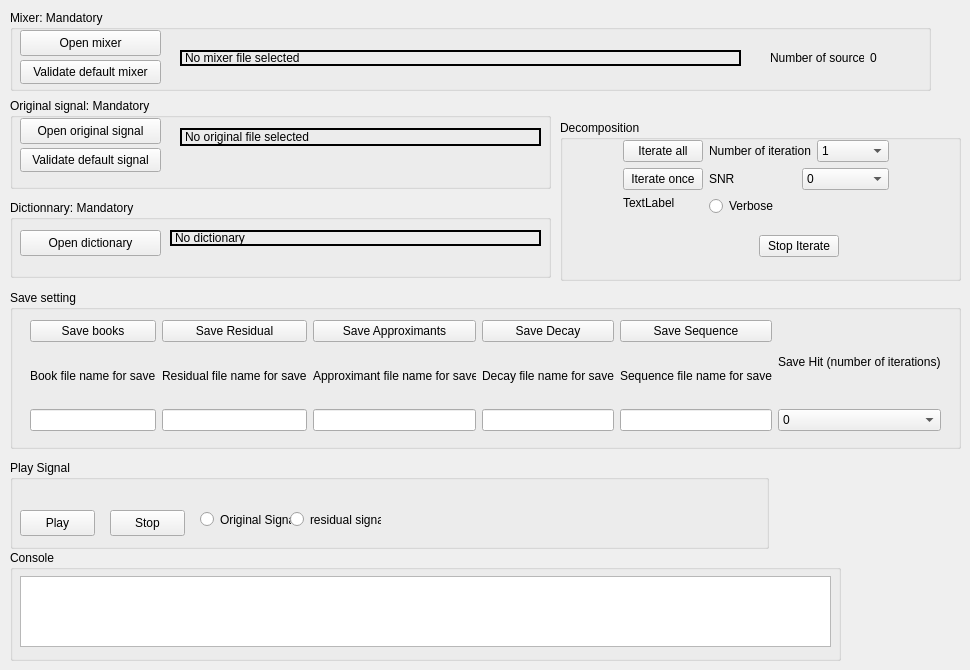
       <widget class="QWidget" name="tab2" >
        <attribute name="title" >
         <string>MPD Demix</string>
        </attribute>
        <widget class="QGroupBox" name="groupBox_8" >
         <property name="geometry" >
          <rect>
           <x>10</x>
           <y>550</y>
           <width>831</width>
           <height>111</height>
          </rect>
         </property>
         <property name="title" >
          <string>Console</string>
         </property>
         <widget class="QTextEdit" name="textEditConsolDemix" >
          <property name="geometry" >
           <rect>
            <x>10</x>
            <y>26</y>
            <width>811</width>
            <height>71</height>
           </rect>
          </property>
         </widget>
        </widget>
        <widget class="QWidget" name="verticalLayout_6" >
         <property name="geometry" >
          <rect>
           <x>560</x>
           <y>120</y>
           <width>401</width>
           <height>161</height>
          </rect>
         </property>
         <layout class="QVBoxLayout" >
          <item>
           <widget class="QGroupBox" name="groupBox_9" >
            <property name="title" >
             <string>Decomposition</string>
            </property>
            <widget class="QWidget" name="horizontalLayout_3" >
             <property name="geometry" >
              <rect>
               <x>0</x>
               <y>20</y>
               <width>391</width>
               <height>117</height>
              </rect>
             </property>
             <layout class="QHBoxLayout" >
              <item>
               <spacer>
                <property name="orientation" >
                 <enum>Qt::Horizontal</enum>
                </property>
                <property name="sizeHint" >
                 <size>
                  <width>40</width>
                  <height>20</height>
                 </size>
                </property>
               </spacer>
              </item>
              <item>
               <layout class="QVBoxLayout" >
                <item>
                 <widget class="QPushButton" name="pushButtonIterateAllDemix" >
                  <property name="text" >
                   <string>Iterate all</string>
                  </property>
                 </widget>
                </item>
                <item>
                 <widget class="QPushButton" name="pushButtonIterateOnceDemix" >
                  <property name="text" >
                   <string>Iterate once</string>
                  </property>
                 </widget>
                </item>
                <item>
                 <widget class="QLabel" name="label_progressDemix" >
                  <property name="text" >
                   <string>TextLabel</string>
                  </property>
                 </widget>
                </item>
                <item>
                 <spacer>
                  <property name="orientation" >
                   <enum>Qt::Vertical</enum>
                  </property>
                  <property name="sizeHint" >
                   <size>
                    <width>20</width>
                    <height>40</height>
                   </size>
                  </property>
                 </spacer>
                </item>
               </layout>
              </item>
              <item>
               <layout class="QVBoxLayout" >
                <item>
                 <layout class="QHBoxLayout" >
                  <item>
                   <widget class="QLabel" name="label_7" >
                    <property name="text" >
                     <string>Number of iteration</string>
                    </property>
                   </widget>
                  </item>
                  <item>
                   <widget class="QComboBox" name="comboBoxNumIterDemix" >
                    <item>
                     <property name="text" >
                      <string>1</string>
                     </property>
                    </item>
                    <item>
                     <property name="text" >
                      <string>5</string>
                     </property>
                    </item>
                    <item>
                     <property name="text" >
                      <string>10</string>
                     </property>
                    </item>
                    <item>
                     <property name="text" >
                      <string>20</string>
                     </property>
                    </item>
                    <item>
                     <property name="text" >
                      <string>50</string>
                     </property>
                    </item>
                    <item>
                     <property name="text" >
                      <string>100</string>
                     </property>
                    </item>
                    <item>
                     <property name="text" >
                      <string>200</string>
                     </property>
                    </item>
                    <item>
                     <property name="text" >
                      <string>500</string>
                     </property>
                    </item>
                    <item>
                     <property name="text" >
                      <string>1000</string>
                     </property>
                    </item>
                    <item>
                     <property name="text" >
                      <string>5000</string>
                     </property>
                    </item>
                    <item>
                     <property name="text" >
                      <string>10000</string>
                     </property>
                    </item>
                    <item>
                     <property name="text" >
                      <string>50000</string>
                     </property>
                    </item>
                    <item>
                     <property name="text" >
                      <string>100000</string>
                     </property>
                    </item>
                   </widget>
                  </item>
                 </layout>
                </item>
                <item>
                 <layout class="QHBoxLayout" >
                  <item>
                   <widget class="QLabel" name="label_8" >
                    <property name="text" >
                     <string>SNR</string>
                    </property>
                   </widget>
                  </item>
                  <item>
                   <widget class="QComboBox" name="comboBoxSnrDemix" >
                    <item>
                     <property name="text" >
                      <string>0</string>
                     </property>
                    </item>
                    <item>
                     <property name="text" >
                      <string>5</string>
                     </property>
                    </item>
                    <item>
                     <property name="text" >
                      <string>10</string>
                     </property>
                    </item>
                    <item>
                     <property name="text" >
                      <string>15</string>
                     </property>
                    </item>
                    <item>
                     <property name="text" >
                      <string>20</string>
                     </property>
                    </item>
                    <item>
                     <property name="text" >
                      <string>25</string>
                     </property>
                    </item>
                    <item>
                     <property name="text" >
                      <string>30</string>
                     </property>
                    </item>
                    <item>
                     <property name="text" >
                      <string>45</string>
                     </property>
                    </item>
                    <item>
                     <property name="text" >
                      <string>50</string>
                     </property>
                    </item>
                    <item>
                     <property name="text" >
                      <string>60</string>
                     </property>
                    </item>
                    <item>
                     <property name="text" >
                      <string>80</string>
                     </property>
                    </item>
                    <item>
                     <property name="text" >
                      <string>90</string>
                     </property>
                    </item>
                    <item>
                     <property name="text" >
                      <string>100</string>
                     </property>
                    </item>
                   </widget>
                  </item>
                 </layout>
                </item>
                <item>
                 <widget class="QRadioButton" name="radioButtonVerboseDemix" >
                  <property name="text" >
                   <string>Verbose</string>
                  </property>
                 </widget>
                </item>
                <item>
                 <spacer>
                  <property name="orientation" >
                   <enum>Qt::Vertical</enum>
                  </property>
                  <property name="sizeHint" >
                   <size>
                    <width>20</width>
                    <height>40</height>
                   </size>
                  </property>
                 </spacer>
                </item>
                <item>
                 <layout class="QHBoxLayout" >
                  <item>
                   <spacer>
                    <property name="orientation" >
                     <enum>Qt::Horizontal</enum>
                    </property>
                    <property name="sizeHint" >
                     <size>
                      <width>40</width>
                      <height>20</height>
                     </size>
                    </property>
                   </spacer>
                  </item>
                  <item>
                   <widget class="QPushButton" name="pushButtonStopIterateDemix" >
                    <property name="text" >
                     <string>Stop Iterate</string>
                    </property>
                   </widget>
                  </item>
                  <item>
                   <spacer>
                    <property name="orientation" >
                     <enum>Qt::Horizontal</enum>
                    </property>
                    <property name="sizeHint" >
                     <size>
                      <width>40</width>
                      <height>20</height>
                     </size>
                    </property>
                   </spacer>
                  </item>
                 </layout>
                </item>
               </layout>
              </item>
              <item>
               <spacer>
                <property name="orientation" >
                 <enum>Qt::Horizontal</enum>
                </property>
                <property name="sizeHint" >
                 <size>
                  <width>40</width>
                  <height>20</height>
                 </size>
                </property>
               </spacer>
              </item>
             </layout>
            </widget>
           </widget>
          </item>
         </layout>
        </widget>
        <widget class="QGroupBox" name="groupBox_10" >
         <property name="geometry" >
          <rect>
           <x>10</x>
           <y>10</y>
           <width>921</width>
           <height>81</height>
          </rect>
         </property>
         <property name="title" >
          <string>Mixer: Mandatory</string>
         </property>
         <widget class="QPushButton" name="btnOpenMixer" >
          <property name="geometry" >
           <rect>
            <x>10</x>
            <y>20</y>
            <width>141</width>
            <height>26</height>
           </rect>
          </property>
          <property name="toolTip" >
           <string>open</string>
          </property>
          <property name="text" >
           <string>Open mixer</string>
          </property>
          <property name="icon" >
           <iconset resource="mptkgui.qrc" >:/resouces/open.xpm</iconset>
          </property>
          <property name="checkable" >
           <bool>false</bool>
          </property>
          <property name="flat" >
           <bool>false</bool>
          </property>
         </widget>
         <widget class="QWidget" native="1" name="widget_5" >
          <property name="geometry" >
           <rect>
            <x>160</x>
            <y>30</y>
            <width>581</width>
            <height>31</height>
           </rect>
          </property>
          <property name="autoFillBackground" >
           <bool>false</bool>
          </property>
          <widget class="QLabel" name="labelMixer" >
           <property name="geometry" >
            <rect>
             <x>10</x>
             <y>10</y>
             <width>561</width>
             <height>16</height>
            </rect>
           </property>
           <property name="frameShape" >
            <enum>QFrame::WinPanel</enum>
           </property>
           <property name="text" >
            <string>No mixer file selected</string>
           </property>
          </widget>
         </widget>
         <widget class="QWidget" native="1" name="widget_8" >
          <property name="geometry" >
           <rect>
            <x>750</x>
            <y>30</y>
            <width>161</width>
            <height>31</height>
           </rect>
          </property>
          <property name="autoFillBackground" >
           <bool>false</bool>
          </property>
          <widget class="QLabel" name="labelBookMixeeNbrSources" >
           <property name="geometry" >
            <rect>
             <x>110</x>
             <y>10</y>
             <width>51</width>
             <height>16</height>
            </rect>
           </property>
           <property name="text" >
            <string>0</string>
           </property>
          </widget>
          <widget class="QLabel" name="label_13" >
           <property name="geometry" >
            <rect>
             <x>10</x>
             <y>10</y>
             <width>94</width>
             <height>16</height>
            </rect>
           </property>
           <property name="text" >
            <string>Number of sources:</string>
           </property>
          </widget>
         </widget>
         <widget class="QPushButton" name="btnOpenDefaultMixerDemix" >
          <property name="geometry" >
           <rect>
            <x>10</x>
            <y>50</y>
            <width>141</width>
            <height>24</height>
           </rect>
          </property>
          <property name="text" >
           <string>Validate default mixer</string>
          </property>
         </widget>
        </widget>
        <widget class="QGroupBox" name="groupBox_11" >
         <property name="geometry" >
          <rect>
           <x>10</x>
           <y>290</y>
           <width>951</width>
           <height>159</height>
          </rect>
         </property>
         <property name="title" >
          <string>Save setting</string>
         </property>
         <widget class="QWidget" name="horizontalLayout_5" >
          <property name="geometry" >
           <rect>
            <x>20</x>
            <y>30</y>
            <width>911</width>
            <height>111</height>
           </rect>
          </property>
          <layout class="QHBoxLayout" >
           <item>
            <spacer>
             <property name="orientation" >
              <enum>Qt::Horizontal</enum>
             </property>
             <property name="sizeHint" >
              <size>
               <width>40</width>
               <height>20</height>
              </size>
             </property>
            </spacer>
           </item>
           <item>
            <layout class="QVBoxLayout" >
             <item>
              <widget class="QPushButton" name="pushButtonSaveBookDemix" >
               <property name="text" >
                <string>Save books</string>
               </property>
              </widget>
             </item>
             <item>
              <widget class="QLabel" name="label_9" >
               <property name="text" >
                <string>Book file name for save</string>
               </property>
              </widget>
             </item>
             <item>
              <widget class="QLineEdit" name="lineEditSaveBookDemix" />
             </item>
            </layout>
           </item>
           <item>
            <layout class="QVBoxLayout" >
             <item>
              <widget class="QPushButton" name="pushButtonSaveResidualDemix" >
               <property name="text" >
                <string>Save Residual</string>
               </property>
              </widget>
             </item>
             <item>
              <widget class="QLabel" name="label_10" >
               <property name="text" >
                <string>Residual file name for save</string>
               </property>
              </widget>
             </item>
             <item>
              <widget class="QLineEdit" name="lineEditSaveResidualDemix" />
             </item>
            </layout>
           </item>
           <item>
            <layout class="QVBoxLayout" >
             <item>
              <widget class="QPushButton" name="pushButtonSaveApproxDemix" >
               <property name="text" >
                <string>Save Approximants</string>
               </property>
              </widget>
             </item>
             <item>
              <widget class="QLabel" name="label_11" >
               <property name="text" >
                <string>Approximant file name for save</string>
               </property>
              </widget>
             </item>
             <item>
              <widget class="QLineEdit" name="lineEditSaveApproximantDemix" />
             </item>
            </layout>
           </item>
           <item>
            <layout class="QVBoxLayout" >
             <item>
              <widget class="QPushButton" name="pushButtonSaveDecayDemix" >
               <property name="text" >
                <string>Save Decay</string>
               </property>
              </widget>
             </item>
             <item>
              <widget class="QLabel" name="label_12" >
               <property name="text" >
                <string>Decay file name for save</string>
               </property>
              </widget>
             </item>
             <item>
              <widget class="QLineEdit" name="lineEditSaveDecayDemix" />
             </item>
            </layout>
           </item>
           <item>
            <layout class="QVBoxLayout" >
             <item>
              <widget class="QPushButton" name="pushButtonSaveSequenceDemix" >
               <property name="text" >
                <string>Save Sequence</string>
               </property>
              </widget>
             </item>
             <item>
              <widget class="QLabel" name="label_14" >
               <property name="text" >
                <string>Sequence file name for save</string>
               </property>
              </widget>
             </item>
             <item>
              <widget class="QLineEdit" name="lineEditSaveSequenceDemix" />
             </item>
            </layout>
           </item>
           <item>
            <layout class="QVBoxLayout" >
             <item>
              <widget class="QLabel" name="labelsavehit_2" >
               <property name="text" >
                <string>Save Hit (number of iterations)</string>
               </property>
              </widget>
             </item>
             <item>
              <widget class="QComboBox" name="comboBoxNumIterSavehitDemix" >
               <item>
                <property name="text" >
                 <string>0</string>
                </property>
               </item>
               <item>
                <property name="text" >
                 <string>1</string>
                </property>
               </item>
               <item>
                <property name="text" >
                 <string>2</string>
                </property>
               </item>
               <item>
                <property name="text" >
                 <string>5</string>
                </property>
               </item>
               <item>
                <property name="text" >
                 <string>10</string>
                </property>
               </item>
               <item>
                <property name="text" >
                 <string>20</string>
                </property>
               </item>
               <item>
                <property name="text" >
                 <string>50</string>
                </property>
               </item>
               <item>
                <property name="text" >
                 <string>100</string>
                </property>
               </item>
               <item>
                <property name="text" >
                 <string>200</string>
                </property>
               </item>
               <item>
                <property name="text" >
                 <string>500</string>
                </property>
               </item>
               <item>
                <property name="text" >
                 <string>1000</string>
                </property>
               </item>
               <item>
                <property name="text" >
                 <string>5000</string>
                </property>
               </item>
               <item>
                <property name="text" >
                 <string>10000</string>
                </property>
               </item>
               <item>
                <property name="text" >
                 <string>50000</string>
                </property>
               </item>
               <item>
                <property name="text" >
                 <string>100000</string>
                </property>
               </item>
              </widget>
             </item>
            </layout>
           </item>
           <item>
            <spacer>
             <property name="orientation" >
              <enum>Qt::Horizontal</enum>
             </property>
             <property name="sizeHint" >
              <size>
               <width>40</width>
               <height>20</height>
              </size>
             </property>
            </spacer>
           </item>
          </layout>
         </widget>
        </widget>
        <widget class="QGroupBox" name="groupBox_12" >
         <property name="geometry" >
          <rect>
           <x>10</x>
           <y>460</y>
           <width>759</width>
           <height>89</height>
          </rect>
         </property>
         <property name="title" >
          <string>Play Signal</string>
         </property>
         <widget class="QPushButton" name="btnPlayDemix" >
          <property name="geometry" >
           <rect>
            <x>10</x>
            <y>50</y>
            <width>75</width>
            <height>26</height>
           </rect>
          </property>
          <property name="toolTip" >
           <string>open</string>
          </property>
          <property name="text" >
           <string>Play</string>
          </property>
          <property name="icon" >
           <iconset>resouces/player_play.png</iconset>
          </property>
          <property name="checkable" >
           <bool>false</bool>
          </property>
          <property name="flat" >
           <bool>false</bool>
          </property>
         </widget>
         <widget class="QRadioButton" name="radioButtonOriDemix" >
          <property name="geometry" >
           <rect>
            <x>190</x>
            <y>50</y>
            <width>91</width>
            <height>19</height>
           </rect>
          </property>
          <property name="text" >
           <string>Original Signal</string>
          </property>
         </widget>
         <widget class="QRadioButton" name="radioButtonResiDemix" >
          <property name="geometry" >
           <rect>
            <x>280</x>
            <y>50</y>
            <width>91</width>
            <height>19</height>
           </rect>
          </property>
          <property name="text" >
           <string>residual signal</string>
          </property>
         </widget>
         <widget class="QPushButton" name="btnStopDemix" >
          <property name="geometry" >
           <rect>
            <x>100</x>
            <y>50</y>
            <width>75</width>
            <height>26</height>
           </rect>
          </property>
          <property name="toolTip" >
           <string>open</string>
          </property>
          <property name="text" >
           <string>Stop</string>
          </property>
          <property name="icon" >
           <iconset>resouces/player_stop.png</iconset>
          </property>
          <property name="checkable" >
           <bool>false</bool>
          </property>
          <property name="flat" >
           <bool>false</bool>
          </property>
         </widget>
        </widget>
        <widget class="QGroupBox" name="groupBox_13" >
         <property name="geometry" >
          <rect>
           <x>10</x>
           <y>200</y>
           <width>541</width>
           <height>78</height>
          </rect>
         </property>
         <property name="title" >
          <string>Dictionnary: Mandatory</string>
         </property>
         <widget class="QPushButton" name="btnOpenDictDemix" >
          <property name="geometry" >
           <rect>
            <x>10</x>
            <y>30</y>
            <width>141</width>
            <height>26</height>
           </rect>
          </property>
          <property name="toolTip" >
           <string>open</string>
          </property>
          <property name="text" >
           <string>Open dictionary</string>
          </property>
          <property name="icon" >
           <iconset resource="mptkgui.qrc" >:/resouces/open.xpm</iconset>
          </property>
          <property name="checkable" >
           <bool>false</bool>
          </property>
          <property name="flat" >
           <bool>false</bool>
          </property>
         </widget>
         <widget class="QWidget" native="1" name="widget_6" >
          <property name="geometry" >
           <rect>
            <x>160</x>
            <y>20</y>
            <width>371</width>
            <height>41</height>
           </rect>
          </property>
          <property name="autoFillBackground" >
           <bool>false</bool>
          </property>
          <widget class="QLabel" name="labelDictDemix" >
           <property name="geometry" >
            <rect>
             <x>0</x>
             <y>10</y>
             <width>371</width>
             <height>16</height>
            </rect>
           </property>
           <property name="frameShape" >
            <enum>QFrame::WinPanel</enum>
           </property>
           <property name="text" >
            <string>No dictionary</string>
           </property>
          </widget>
         </widget>
        </widget>
        <widget class="QGroupBox" name="groupBox_14" >
         <property name="geometry" >
          <rect>
           <x>10</x>
           <y>98</y>
           <width>541</width>
           <height>91</height>
          </rect>
         </property>
         <property name="title" >
          <string>Original signal: Mandatory</string>
         </property>
         <widget class="QPushButton" name="btnOpenSigDemix" >
          <property name="geometry" >
           <rect>
            <x>10</x>
            <y>20</y>
            <width>141</width>
            <height>26</height>
           </rect>
          </property>
          <property name="toolTip" >
           <string>open</string>
          </property>
          <property name="text" >
           <string>Open original signal</string>
          </property>
          <property name="icon" >
           <iconset resource="mptkgui.qrc" >:/resouces/open_signal.xpm</iconset>
          </property>
          <property name="checkable" >
           <bool>false</bool>
          </property>
          <property name="flat" >
           <bool>false</bool>
          </property>
         </widget>
         <widget class="QWidget" native="1" name="widget_7" >
          <property name="geometry" >
           <rect>
            <x>160</x>
            <y>20</y>
            <width>371</width>
            <height>41</height>
           </rect>
          </property>
          <property name="autoFillBackground" >
           <bool>false</bool>
          </property>
          <widget class="QLabel" name="labelOriginalSignalDemix" >
           <property name="geometry" >
            <rect>
             <x>10</x>
             <y>10</y>
             <width>361</width>
             <height>18</height>
            </rect>
           </property>
           <property name="frameShape" >
            <enum>QFrame::WinPanel</enum>
           </property>
           <property name="text" >
            <string>No original file selected</string>
           </property>
          </widget>
         </widget>
         <widget class="QPushButton" name="btnOpenDefaultSigDemix" >
          <property name="geometry" >
           <rect>
            <x>10</x>
            <y>50</y>
            <width>141</width>
            <height>24</height>
           </rect>
          </property>
          <property name="text" >
           <string>Validate default signal</string>
          </property>
         </widget>
        </widget>
       </widget>
